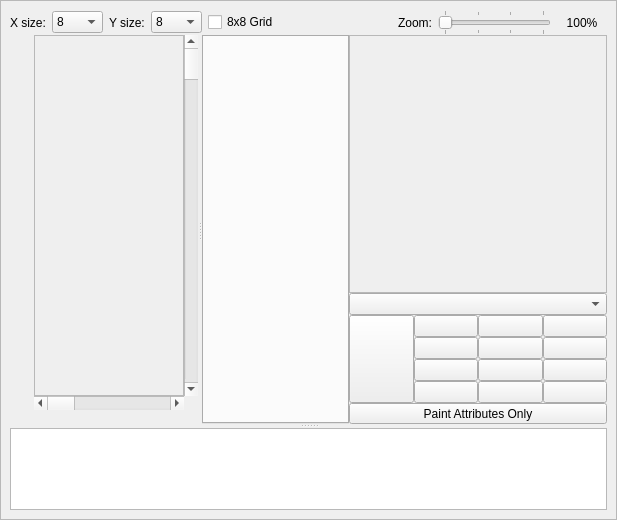
<?xml version="1.0" encoding="UTF-8"?>
<ui version="4.0">
 <class>TileStampEditorForm</class>
 <widget class="QWidget" name="TileStampEditorForm">
  <property name="geometry">
   <rect>
    <x>0</x>
    <y>0</y>
    <width>617</width>
    <height>520</height>
   </rect>
  </property>
  <property name="mouseTracking">
   <bool>false</bool>
  </property>
  <property name="focusPolicy">
   <enum>Qt::StrongFocus</enum>
  </property>
  <property name="contextMenuPolicy">
   <enum>Qt::DefaultContextMenu</enum>
  </property>
  <property name="windowTitle">
   <string>Form</string>
  </property>
  <widget class="QFrame" name="window">
   <property name="geometry">
    <rect>
     <x>0</x>
     <y>0</y>
     <width>617</width>
     <height>520</height>
    </rect>
   </property>
   <property name="frameShape">
    <enum>QFrame::StyledPanel</enum>
   </property>
   <property name="frameShadow">
    <enum>QFrame::Raised</enum>
   </property>
   <layout class="QGridLayout" name="gridLayout_8">
    <property name="spacing">
     <number>0</number>
    </property>
    <item row="0" column="0">
     <layout class="QHBoxLayout" name="horizontalLayout">
      <property name="spacing">
       <number>6</number>
      </property>
      <property name="sizeConstraint">
       <enum>QLayout::SetDefaultConstraint</enum>
      </property>
      <property name="margin">
       <number>0</number>
      </property>
      <item>
       <widget class="QLabel" name="label_3">
        <property name="sizePolicy">
         <sizepolicy hsizetype="Preferred" vsizetype="Preferred">
          <horstretch>0</horstretch>
          <verstretch>0</verstretch>
         </sizepolicy>
        </property>
        <property name="text">
         <string>X size:</string>
        </property>
       </widget>
      </item>
      <item>
       <widget class="QComboBox" name="xSize">
        <property name="maxVisibleItems">
         <number>40</number>
        </property>
        <item>
         <property name="text">
          <string>8</string>
         </property>
        </item>
        <item>
         <property name="text">
          <string>16</string>
         </property>
        </item>
        <item>
         <property name="text">
          <string>32</string>
         </property>
        </item>
        <item>
         <property name="text">
          <string>48</string>
         </property>
        </item>
        <item>
         <property name="text">
          <string>64</string>
         </property>
        </item>
        <item>
         <property name="text">
          <string>80</string>
         </property>
        </item>
        <item>
         <property name="text">
          <string>96</string>
         </property>
        </item>
        <item>
         <property name="text">
          <string>112</string>
         </property>
        </item>
        <item>
         <property name="text">
          <string>128</string>
         </property>
        </item>
        <item>
         <property name="text">
          <string>144</string>
         </property>
        </item>
        <item>
         <property name="text">
          <string>160</string>
         </property>
        </item>
        <item>
         <property name="text">
          <string>176</string>
         </property>
        </item>
        <item>
         <property name="text">
          <string>192</string>
         </property>
        </item>
        <item>
         <property name="text">
          <string>208</string>
         </property>
        </item>
        <item>
         <property name="text">
          <string>224</string>
         </property>
        </item>
        <item>
         <property name="text">
          <string>240</string>
         </property>
        </item>
        <item>
         <property name="text">
          <string>256</string>
         </property>
        </item>
       </widget>
      </item>
      <item>
       <widget class="QLabel" name="label_4">
        <property name="text">
         <string>Y size:</string>
        </property>
       </widget>
      </item>
      <item>
       <widget class="QComboBox" name="ySize">
        <property name="maxVisibleItems">
         <number>40</number>
        </property>
        <item>
         <property name="text">
          <string>8</string>
         </property>
        </item>
        <item>
         <property name="text">
          <string>16</string>
         </property>
        </item>
        <item>
         <property name="text">
          <string>32</string>
         </property>
        </item>
        <item>
         <property name="text">
          <string>48</string>
         </property>
        </item>
        <item>
         <property name="text">
          <string>64</string>
         </property>
        </item>
        <item>
         <property name="text">
          <string>80</string>
         </property>
        </item>
        <item>
         <property name="text">
          <string>96</string>
         </property>
        </item>
        <item>
         <property name="text">
          <string>112</string>
         </property>
        </item>
        <item>
         <property name="text">
          <string>128</string>
         </property>
        </item>
        <item>
         <property name="text">
          <string>144</string>
         </property>
        </item>
        <item>
         <property name="text">
          <string>160</string>
         </property>
        </item>
        <item>
         <property name="text">
          <string>176</string>
         </property>
        </item>
        <item>
         <property name="text">
          <string>192</string>
         </property>
        </item>
        <item>
         <property name="text">
          <string>208</string>
         </property>
        </item>
        <item>
         <property name="text">
          <string>224</string>
         </property>
        </item>
        <item>
         <property name="text">
          <string>240</string>
         </property>
        </item>
        <item>
         <property name="text">
          <string>256</string>
         </property>
        </item>
       </widget>
      </item>
      <item>
       <widget class="QCheckBox" name="grid">
        <property name="text">
         <string>8x8 Grid</string>
        </property>
       </widget>
      </item>
      <item>
       <spacer name="horizontalSpacer">
        <property name="orientation">
         <enum>Qt::Horizontal</enum>
        </property>
        <property name="sizeHint" stdset="0">
         <size>
          <width>40</width>
          <height>20</height>
         </size>
        </property>
       </spacer>
      </item>
      <item>
       <widget class="QLabel" name="label_2">
        <property name="text">
         <string>Zoom:</string>
        </property>
       </widget>
      </item>
      <item>
       <widget class="QSlider" name="zoomSlider">
        <property name="minimum">
         <number>0</number>
        </property>
        <property name="maximum">
         <number>3</number>
        </property>
        <property name="singleStep">
         <number>1</number>
        </property>
        <property name="pageStep">
         <number>1</number>
        </property>
        <property name="value">
         <number>0</number>
        </property>
        <property name="orientation">
         <enum>Qt::Horizontal</enum>
        </property>
        <property name="invertedAppearance">
         <bool>false</bool>
        </property>
        <property name="invertedControls">
         <bool>false</bool>
        </property>
        <property name="tickPosition">
         <enum>QSlider::TicksBothSides</enum>
        </property>
        <property name="tickInterval">
         <number>1</number>
        </property>
       </widget>
      </item>
      <item>
       <widget class="QLabel" name="zoomValueLabel">
        <property name="sizePolicy">
         <sizepolicy hsizetype="Fixed" vsizetype="Preferred">
          <horstretch>0</horstretch>
          <verstretch>0</verstretch>
         </sizepolicy>
        </property>
        <property name="minimumSize">
         <size>
          <width>50</width>
          <height>0</height>
         </size>
        </property>
        <property name="maximumSize">
         <size>
          <width>50</width>
          <height>16777215</height>
         </size>
        </property>
        <property name="text">
         <string>100%</string>
        </property>
        <property name="alignment">
         <set>Qt::AlignCenter</set>
        </property>
       </widget>
      </item>
     </layout>
    </item>
    <item row="1" column="0">
     <widget class="QSplitter" name="splitter_2">
      <property name="orientation">
       <enum>Qt::Vertical</enum>
      </property>
      <widget class="QWidget" name="gridLayoutWidget_3">
       <layout class="QGridLayout" name="gridLayout_6">
        <property name="bottomMargin">
         <number>0</number>
        </property>
        <property name="spacing">
         <number>0</number>
        </property>
        <item row="1" column="0">
         <widget class="QToolButton" name="pencilTool">
          <property name="toolTip">
           <string>Drawing Tool</string>
          </property>
          <property name="text">
           <string/>
          </property>
          <property name="icon">
           <iconset resource="../../../../common/resource.qrc">
            <normaloff>:/resources/RR_pencil.png</normaloff>:/resources/RR_pencil.png</iconset>
          </property>
          <property name="checkable">
           <bool>true</bool>
          </property>
          <property name="autoRaise">
           <bool>true</bool>
          </property>
         </widget>
        </item>
        <item row="1" column="1" rowspan="15">
         <widget class="QSplitter" name="splitter">
          <property name="sizePolicy">
           <sizepolicy hsizetype="Expanding" vsizetype="Expanding">
            <horstretch>0</horstretch>
            <verstretch>0</verstretch>
           </sizepolicy>
          </property>
          <property name="orientation">
           <enum>Qt::Horizontal</enum>
          </property>
          <widget class="QWidget" name="gridLayoutWidget">
           <layout class="QGridLayout" name="gridLayout">
            <property name="spacing">
             <number>0</number>
            </property>
            <item row="0" column="0">
             <widget class="QFrame" name="frame">
              <property name="sizePolicy">
               <sizepolicy hsizetype="Preferred" vsizetype="Preferred">
                <horstretch>0</horstretch>
                <verstretch>0</verstretch>
               </sizepolicy>
              </property>
              <property name="minimumSize">
               <size>
                <width>128</width>
                <height>128</height>
               </size>
              </property>
              <property name="cursor">
               <cursorShape>CrossCursor</cursorShape>
              </property>
              <property name="mouseTracking">
               <bool>true</bool>
              </property>
              <property name="focusPolicy">
               <enum>Qt::StrongFocus</enum>
              </property>
              <property name="frameShape">
               <enum>QFrame::StyledPanel</enum>
              </property>
              <property name="frameShadow">
               <enum>QFrame::Sunken</enum>
              </property>
              <layout class="QGridLayout" name="gridLayout_3">
               <property name="margin">
                <number>0</number>
               </property>
               <property name="spacing">
                <number>0</number>
               </property>
              </layout>
             </widget>
            </item>
            <item row="0" column="1">
             <widget class="QScrollBar" name="verticalScrollBar">
              <property name="orientation">
               <enum>Qt::Vertical</enum>
              </property>
             </widget>
            </item>
            <item row="1" column="0">
             <widget class="QScrollBar" name="horizontalScrollBar">
              <property name="orientation">
               <enum>Qt::Horizontal</enum>
              </property>
             </widget>
            </item>
            <item row="2" column="0" colspan="2">
             <layout class="QHBoxLayout" name="horizontalLayout_2">
              <property name="spacing">
               <number>0</number>
              </property>
              <property name="sizeConstraint">
               <enum>QLayout::SetDefaultConstraint</enum>
              </property>
              <item>
               <widget class="QLabel" name="info">
                <property name="sizePolicy">
                 <sizepolicy hsizetype="Ignored" vsizetype="Fixed">
                  <horstretch>0</horstretch>
                  <verstretch>0</verstretch>
                 </sizepolicy>
                </property>
                <property name="text">
                 <string/>
                </property>
                <property name="scaledContents">
                 <bool>false</bool>
                </property>
                <property name="indent">
                 <number>0</number>
                </property>
               </widget>
              </item>
             </layout>
            </item>
           </layout>
          </widget>
          <widget class="QWidget" name="gridLayoutWidget_2">
           <layout class="QGridLayout" name="gridLayout_7">
            <property name="spacing">
             <number>0</number>
            </property>
            <item row="1" column="0">
             <widget class="ChrBankItemsTabWidget" name="tileTabWidget"/>
            </item>
           </layout>
          </widget>
         </widget>
        </item>
        <item row="1" column="2" rowspan="14">
         <layout class="QGridLayout" name="gridLayout_4">
          <property name="spacing">
           <number>0</number>
          </property>
          <item row="3" column="0" rowspan="4">
           <widget class="ColorPushButton" name="palbkgnd">
            <property name="sizePolicy">
             <sizepolicy hsizetype="Minimum" vsizetype="Minimum">
              <horstretch>0</horstretch>
              <verstretch>0</verstretch>
             </sizepolicy>
            </property>
            <property name="autoFillBackground">
             <bool>false</bool>
            </property>
            <property name="text">
             <string/>
            </property>
            <property name="iconSize">
             <size>
              <width>23</width>
              <height>23</height>
             </size>
            </property>
            <property name="checkable">
             <bool>true</bool>
            </property>
            <property name="checked">
             <bool>false</bool>
            </property>
           </widget>
          </item>
          <item row="3" column="1">
           <widget class="ColorPushButton" name="pal0col1">
            <property name="text">
             <string/>
            </property>
            <property name="iconSize">
             <size>
              <width>23</width>
              <height>23</height>
             </size>
            </property>
            <property name="checkable">
             <bool>true</bool>
            </property>
           </widget>
          </item>
          <item row="3" column="2">
           <widget class="ColorPushButton" name="pal0col2">
            <property name="text">
             <string/>
            </property>
            <property name="iconSize">
             <size>
              <width>23</width>
              <height>23</height>
             </size>
            </property>
            <property name="checkable">
             <bool>true</bool>
            </property>
           </widget>
          </item>
          <item row="3" column="3">
           <widget class="ColorPushButton" name="pal0col3">
            <property name="text">
             <string/>
            </property>
            <property name="iconSize">
             <size>
              <width>23</width>
              <height>23</height>
             </size>
            </property>
            <property name="checkable">
             <bool>true</bool>
            </property>
           </widget>
          </item>
          <item row="4" column="2">
           <widget class="ColorPushButton" name="pal1col2">
            <property name="text">
             <string/>
            </property>
            <property name="iconSize">
             <size>
              <width>23</width>
              <height>23</height>
             </size>
            </property>
            <property name="checkable">
             <bool>true</bool>
            </property>
           </widget>
          </item>
          <item row="4" column="1">
           <widget class="ColorPushButton" name="pal1col1">
            <property name="text">
             <string/>
            </property>
            <property name="iconSize">
             <size>
              <width>23</width>
              <height>23</height>
             </size>
            </property>
            <property name="checkable">
             <bool>true</bool>
            </property>
           </widget>
          </item>
          <item row="4" column="3">
           <widget class="ColorPushButton" name="pal1col3">
            <property name="text">
             <string/>
            </property>
            <property name="iconSize">
             <size>
              <width>23</width>
              <height>23</height>
             </size>
            </property>
            <property name="checkable">
             <bool>true</bool>
            </property>
           </widget>
          </item>
          <item row="5" column="1">
           <widget class="ColorPushButton" name="pal2col1">
            <property name="text">
             <string/>
            </property>
            <property name="iconSize">
             <size>
              <width>23</width>
              <height>23</height>
             </size>
            </property>
            <property name="checkable">
             <bool>true</bool>
            </property>
           </widget>
          </item>
          <item row="5" column="2">
           <widget class="ColorPushButton" name="pal2col2">
            <property name="text">
             <string/>
            </property>
            <property name="iconSize">
             <size>
              <width>23</width>
              <height>23</height>
             </size>
            </property>
            <property name="checkable">
             <bool>true</bool>
            </property>
           </widget>
          </item>
          <item row="5" column="3">
           <widget class="ColorPushButton" name="pal2col3">
            <property name="text">
             <string/>
            </property>
            <property name="iconSize">
             <size>
              <width>23</width>
              <height>23</height>
             </size>
            </property>
            <property name="checkable">
             <bool>true</bool>
            </property>
           </widget>
          </item>
          <item row="6" column="1">
           <widget class="ColorPushButton" name="pal3col1">
            <property name="text">
             <string/>
            </property>
            <property name="iconSize">
             <size>
              <width>23</width>
              <height>23</height>
             </size>
            </property>
            <property name="checkable">
             <bool>true</bool>
            </property>
           </widget>
          </item>
          <item row="6" column="2">
           <widget class="ColorPushButton" name="pal3col2">
            <property name="text">
             <string/>
            </property>
            <property name="iconSize">
             <size>
              <width>23</width>
              <height>23</height>
             </size>
            </property>
            <property name="checkable">
             <bool>true</bool>
            </property>
           </widget>
          </item>
          <item row="6" column="3">
           <widget class="ColorPushButton" name="pal3col3">
            <property name="text">
             <string/>
            </property>
            <property name="iconSize">
             <size>
              <width>23</width>
              <height>23</height>
             </size>
            </property>
            <property name="checkable">
             <bool>true</bool>
            </property>
           </widget>
          </item>
          <item row="2" column="0" colspan="4">
           <widget class="QComboBox" name="attributeTable"/>
          </item>
          <item row="7" column="0" colspan="4">
           <widget class="QToolButton" name="paintAttr">
            <property name="sizePolicy">
             <sizepolicy hsizetype="Preferred" vsizetype="Fixed">
              <horstretch>0</horstretch>
              <verstretch>0</verstretch>
             </sizepolicy>
            </property>
            <property name="text">
             <string>Paint Attributes Only</string>
            </property>
            <property name="checkable">
             <bool>true</bool>
            </property>
            <property name="autoRaise">
             <bool>false</bool>
            </property>
           </widget>
          </item>
          <item row="1" column="0" colspan="4">
           <spacer name="verticalSpacer">
            <property name="orientation">
             <enum>Qt::Vertical</enum>
            </property>
            <property name="sizeHint" stdset="0">
             <size>
              <width>20</width>
              <height>40</height>
             </size>
            </property>
           </spacer>
          </item>
          <item row="0" column="0" colspan="4">
           <widget class="QFrame" name="preview">
            <property name="sizePolicy">
             <sizepolicy hsizetype="Fixed" vsizetype="Fixed">
              <horstretch>0</horstretch>
              <verstretch>0</verstretch>
             </sizepolicy>
            </property>
            <property name="minimumSize">
             <size>
              <width>258</width>
              <height>258</height>
             </size>
            </property>
            <property name="frameShape">
             <enum>QFrame::StyledPanel</enum>
            </property>
            <property name="frameShadow">
             <enum>QFrame::Sunken</enum>
            </property>
            <layout class="QGridLayout" name="gridLayout_5">
             <property name="margin">
              <number>0</number>
             </property>
             <property name="spacing">
              <number>0</number>
             </property>
            </layout>
           </widget>
          </item>
         </layout>
        </item>
        <item row="2" column="0">
         <widget class="QToolButton" name="selectionTool">
          <property name="toolTip">
           <string>Selection Tool</string>
          </property>
          <property name="text">
           <string/>
          </property>
          <property name="icon">
           <iconset resource="../../../../common/resource.qrc">
            <normaloff>:/resources/select_tool.png</normaloff>:/resources/select_tool.png</iconset>
          </property>
          <property name="checkable">
           <bool>true</bool>
          </property>
          <property name="autoRaise">
           <bool>true</bool>
          </property>
         </widget>
        </item>
        <item row="3" column="0">
         <widget class="QToolButton" name="lineTool">
          <property name="toolTip">
           <string>Line Tool</string>
          </property>
          <property name="text">
           <string/>
          </property>
          <property name="icon">
           <iconset resource="../../../../common/resource.qrc">
            <normaloff>:/resources/RR_shape_line.png</normaloff>:/resources/RR_shape_line.png</iconset>
          </property>
          <property name="checkable">
           <bool>true</bool>
          </property>
          <property name="autoRaise">
           <bool>true</bool>
          </property>
         </widget>
        </item>
        <item row="4" column="0">
         <widget class="QToolButton" name="hollowBoxTool">
          <property name="toolTip">
           <string>Hollow Box Tool</string>
          </property>
          <property name="text">
           <string/>
          </property>
          <property name="icon">
           <iconset resource="../../../../common/resource.qrc">
            <normaloff>:/resources/RR_shape_square_hollow.png</normaloff>:/resources/RR_shape_square_hollow.png</iconset>
          </property>
          <property name="checkable">
           <bool>true</bool>
          </property>
          <property name="autoRaise">
           <bool>true</bool>
          </property>
         </widget>
        </item>
        <item row="5" column="0">
         <widget class="QToolButton" name="filledBoxTool">
          <property name="toolTip">
           <string>Filled Box Tool</string>
          </property>
          <property name="text">
           <string/>
          </property>
          <property name="icon">
           <iconset resource="../../../../common/resource.qrc">
            <normaloff>:/resources/RR_shape_square_filled.png</normaloff>:/resources/RR_shape_square_filled.png</iconset>
          </property>
          <property name="checkable">
           <bool>true</bool>
          </property>
          <property name="autoRaise">
           <bool>true</bool>
          </property>
         </widget>
        </item>
        <item row="6" column="0">
         <widget class="QToolButton" name="hollowCircleTool">
          <property name="toolTip">
           <string>Hollow Circle Tool</string>
          </property>
          <property name="text">
           <string/>
          </property>
          <property name="icon">
           <iconset resource="../../../../common/resource.qrc">
            <normaloff>:/resources/RR_shape_circle_hollow.png</normaloff>:/resources/RR_shape_circle_hollow.png</iconset>
          </property>
          <property name="checkable">
           <bool>true</bool>
          </property>
          <property name="autoRaise">
           <bool>true</bool>
          </property>
         </widget>
        </item>
        <item row="7" column="0">
         <widget class="QToolButton" name="filledCircleTool">
          <property name="toolTip">
           <string>Filled Circle Tool</string>
          </property>
          <property name="text">
           <string/>
          </property>
          <property name="icon">
           <iconset resource="../../../../common/resource.qrc">
            <normaloff>:/resources/RR_shape_circle_filled.png</normaloff>:/resources/RR_shape_circle_filled.png</iconset>
          </property>
          <property name="checkable">
           <bool>true</bool>
          </property>
          <property name="autoRaise">
           <bool>true</bool>
          </property>
         </widget>
        </item>
        <item row="8" column="0">
         <widget class="QToolButton" name="paintTool">
          <property name="toolTip">
           <string>Paint Tool</string>
          </property>
          <property name="text">
           <string/>
          </property>
          <property name="icon">
           <iconset resource="../../../../common/resource.qrc">
            <normaloff>:/resources/RR_paintcan.png</normaloff>:/resources/RR_paintcan.png</iconset>
          </property>
          <property name="checkable">
           <bool>true</bool>
          </property>
          <property name="autoRaise">
           <bool>true</bool>
          </property>
         </widget>
        </item>
        <item row="10" column="0">
         <widget class="QToolButton" name="cwRotate">
          <property name="toolTip">
           <string>Rotate Clockwise</string>
          </property>
          <property name="text">
           <string/>
          </property>
          <property name="icon">
           <iconset resource="../../../../common/resource.qrc">
            <normaloff>:/resources/RR_shape_rotate_clockwise.png</normaloff>:/resources/RR_shape_rotate_clockwise.png</iconset>
          </property>
          <property name="checkable">
           <bool>false</bool>
          </property>
          <property name="autoRaise">
           <bool>true</bool>
          </property>
         </widget>
        </item>
        <item row="11" column="0">
         <widget class="QToolButton" name="ccwRotate">
          <property name="toolTip">
           <string>Rotate Counterclockwise</string>
          </property>
          <property name="text">
           <string/>
          </property>
          <property name="icon">
           <iconset resource="../../../../common/resource.qrc">
            <normaloff>:/resources/RR_shape_rotate_anticlockwise.png</normaloff>:/resources/RR_shape_rotate_anticlockwise.png</iconset>
          </property>
          <property name="autoRaise">
           <bool>true</bool>
          </property>
         </widget>
        </item>
        <item row="12" column="0">
         <widget class="QToolButton" name="flipHorizontal">
          <property name="toolTip">
           <string>Flip Horizontal</string>
          </property>
          <property name="text">
           <string/>
          </property>
          <property name="icon">
           <iconset resource="../../../../common/resource.qrc">
            <normaloff>:/resources/RR_shape_flip_horizontal.png</normaloff>:/resources/RR_shape_flip_horizontal.png</iconset>
          </property>
          <property name="autoRaise">
           <bool>true</bool>
          </property>
         </widget>
        </item>
        <item row="13" column="0">
         <widget class="QToolButton" name="flipVertical">
          <property name="toolTip">
           <string>Flip Vertical</string>
          </property>
          <property name="text">
           <string/>
          </property>
          <property name="icon">
           <iconset resource="../../../../common/resource.qrc">
            <normaloff>:/resources/RR_shape_flip_vertical.png</normaloff>:/resources/RR_shape_flip_vertical.png</iconset>
          </property>
          <property name="autoRaise">
           <bool>true</bool>
          </property>
         </widget>
        </item>
        <item row="14" column="0">
         <widget class="QToolButton" name="clear">
          <property name="toolTip">
           <string>Clear</string>
          </property>
          <property name="text">
           <string/>
          </property>
          <property name="icon">
           <iconset resource="../../../../common/resource.qrc">
            <normaloff>:/resources/22_edit-clear.png</normaloff>:/resources/22_edit-clear.png</iconset>
          </property>
          <property name="autoRaise">
           <bool>true</bool>
          </property>
         </widget>
        </item>
        <item row="9" column="0">
         <spacer name="verticalSpacer_2">
          <property name="orientation">
           <enum>Qt::Vertical</enum>
          </property>
          <property name="sizeHint" stdset="0">
           <size>
            <width>20</width>
            <height>40</height>
           </size>
          </property>
         </spacer>
        </item>
       </layout>
      </widget>
      <widget class="QTableView" name="propertyTableView">
       <property name="editTriggers">
        <set>QAbstractItemView::AnyKeyPressed|QAbstractItemView::DoubleClicked|QAbstractItemView::EditKeyPressed|QAbstractItemView::SelectedClicked</set>
       </property>
       <property name="selectionMode">
        <enum>QAbstractItemView::SingleSelection</enum>
       </property>
       <property name="showGrid">
        <bool>false</bool>
       </property>
       <property name="gridStyle">
        <enum>Qt::NoPen</enum>
       </property>
       <property name="sortingEnabled">
        <bool>true</bool>
       </property>
       <property name="wordWrap">
        <bool>false</bool>
       </property>
       <property name="cornerButtonEnabled">
        <bool>false</bool>
       </property>
       <attribute name="horizontalHeaderShowSortIndicator" stdset="0">
        <bool>true</bool>
       </attribute>
       <attribute name="horizontalHeaderStretchLastSection">
        <bool>true</bool>
       </attribute>
       <attribute name="verticalHeaderVisible">
        <bool>false</bool>
       </attribute>
      </widget>
     </widget>
    </item>
   </layout>
  </widget>
 </widget>
 <customwidgets>
  <customwidget>
   <class>ColorPushButton</class>
   <extends>QPushButton</extends>
   <header location="global">colorpushbutton.h</header>
  </customwidget>
  <customwidget>
   <class>ChrBankItemsTabWidget</class>
   <extends>QTabWidget</extends>
   <header location="global">chrbankitemstabwidget.h</header>
   <container>1</container>
  </customwidget>
 </customwidgets>
 <resources>
  <include location="../../../../common/resource.qrc"/>
 </resources>
 <connections/>
</ui>
